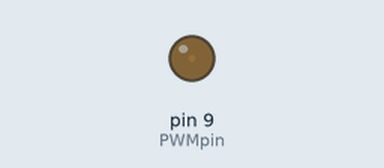
Recording of a sketch running on a simulated Arduino Uno, built with avr-gcc and run on an emulated ATmega328P. On the bench: output pins drawn as LEDs (lit = HIGH).

Above: at 0.05 s.
At 1.15 s:
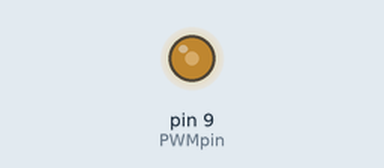
At 2.3 s:
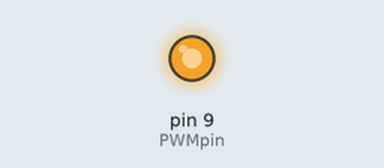
At 4.55 s:
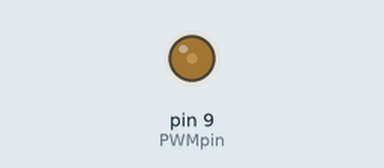
Timing chart, 0 to 6.7 s (numbered marks = the images above):
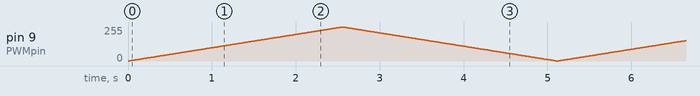

The sketch:

Challenge_4a_-_Fade_using_For_Loop_Alt_Method.ino
```cpp
/*

 Space Apps 2018 Arduino Bootcamp
 Challenge 4a

 Fading using for loops - Alternate Method

 This example shows how to fade an LED on pin 9
 using the analogWrite() function.

 */

int PWMpin = 9;

void setup() {
  // put your setup code here, to run once:
  pinMode(PWMpin, OUTPUT);
}

void loop() {
  // put your main code here, to run repeatedly:
    int x = 1;
    for (int i=0; i > -1; i = i+x){
      analogWrite(PWMpin, i);
      if (i==255){
        x = -1;
      }
      delay(10);
    }
}
```
